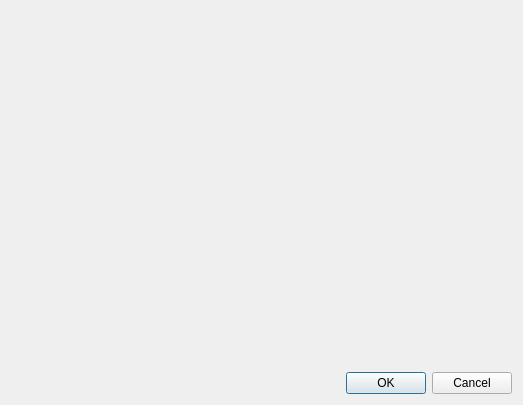
<?xml version="1.0" encoding="UTF-8"?>
<ui version="4.0">
 <class>Dialog</class>
 <widget class="QDialog" name="Dialog">
  <property name="geometry">
   <rect>
    <x>0</x>
    <y>0</y>
    <width>523</width>
    <height>405</height>
   </rect>
  </property>
  <property name="windowTitle">
   <string>Dialog</string>
  </property>
  <layout class="QVBoxLayout" name="verticalLayout">
   <item>
    <widget class="WidgetPlotDP" name="widget" native="true"/>
   </item>
   <item>
    <widget class="QDialogButtonBox" name="buttonBox">
     <property name="orientation">
      <enum>Qt::Horizontal</enum>
     </property>
     <property name="standardButtons">
      <set>QDialogButtonBox::Cancel|QDialogButtonBox::Ok</set>
     </property>
    </widget>
   </item>
  </layout>
 </widget>
 <customwidgets>
  <customwidget>
   <class>WidgetPlotDP</class>
   <extends>QWidget</extends>
   <header>bin.Widgets.WidgetPlots.h</header>
   <container>1</container>
  </customwidget>
 </customwidgets>
 <resources/>
 <connections>
  <connection>
   <sender>buttonBox</sender>
   <signal>accepted()</signal>
   <receiver>Dialog</receiver>
   <slot>accept()</slot>
   <hints>
    <hint type="sourcelabel">
     <x>248</x>
     <y>254</y>
    </hint>
    <hint type="destinationlabel">
     <x>157</x>
     <y>274</y>
    </hint>
   </hints>
  </connection>
  <connection>
   <sender>buttonBox</sender>
   <signal>rejected()</signal>
   <receiver>Dialog</receiver>
   <slot>reject()</slot>
   <hints>
    <hint type="sourcelabel">
     <x>316</x>
     <y>260</y>
    </hint>
    <hint type="destinationlabel">
     <x>286</x>
     <y>274</y>
    </hint>
   </hints>
  </connection>
 </connections>
</ui>
